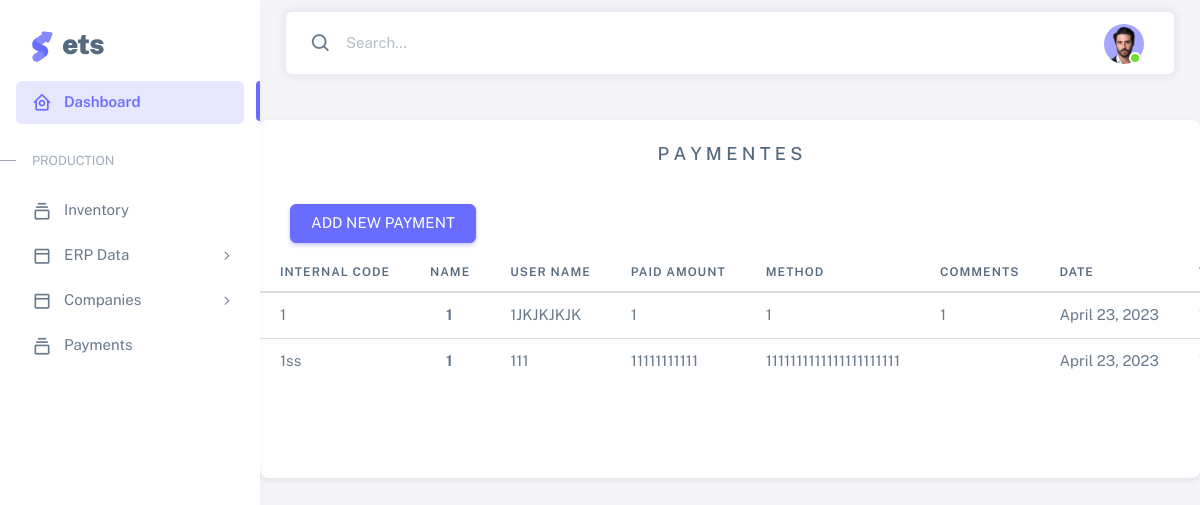
The page /payments on the database its author committed.
### base/models.py (models this page shows)
class payments(models.Model):
    payment_id          =models.TextField()
    payment_name      	=models.TextField()
    payment_username    =models.TextField()
    payment_paid        =models.TextField()
    payment_method      =models.TextField()
    payment_comments    =models.TextField()
    payment_date        =models.DateField()
    payment_tot_require =models.DecimalField(decimal_places=2,max_digits=25)
    payment_tot_remind  =models.DecimalField(decimal_places=2,max_digits=25)
    FK_com_id           =models.ForeignKey(companies, on_delete=set)

### base/views.py (the view, shortened to what this page needs)
# urls.py: path('payments',views.payment_page, name='payments'),
def payment_page(request):
    data = companies.objects.all()
    data2 = com_category.objects.all()
    pay_data= payments.objects.all()
    context = {'companies':data,'categories':data2,'payments':pay_data}
    return render(request, 'payments.html', context)

### templates/payments.html (shortened to what this page needs)
{% extends 'index.html' %}
{% block content %}
   <br><br>
        <div class="card"; margin: 0%;>
            <h5 class="card-header" style="text-align: center;"> P     A    Y    M    E    N    T    E   S </h5>
        <div class="col-lg-4 col-md-6" style="padding-left: 30px; padding-bottom: 10px;">
            <div class="mt-3" >
            <button
                type="button"
                class="btn btn-primary"
                data-bs-toggle="modal"
                data-bs-target="#basicModal"
                >
            ADD NEW PAYMENT
            </button>
            </div>
        </div>
            <div class="table-responsive text-nowrap" style="padding-bottom: 10%; "">
            <table class="table table-hover" style="padding-bottom: 30px">
                <thead>
                <tr>
                    <th>Internal Code</th>
                    <th>Name</th>
                    <th>User Name</th>
                    <th>Paid Amount</th>
                    <th>Method</th>
                    <th>comments</th>
                    <th>Date</th>
                    <th>Total Require</th>
                </tr>
                </thead>
                <tbody class="table-border-bottom-0">
                {% for pay in payments %}
                <tr>
                    <td>{{pay.payment_id}}</td>
                    <td> <strong>{{pay.payment_name}}</strong></td>
                    <td>{{pay.payment_username}}</td>
                    <td>{{pay.payment_paid}}</td>
                    <td>{{pay.payment_method}}</td>
                    <td>{{pay.payment_comments}}</td>
                    <td>{{pay.payment_date}}</td>
                    <td>{{pay.payment_tot_require}}</td>
                </tr>
                {% endfor %}
                </tbody>
            </table>
            </div>
        </div>
{% endblock %}

### rows shown on the page
payments: payment_id "1", payment_name "1", payment_username "1JKJKJKJK", payment_paid "1", payment_method "1", payment_comments "1", payment_date "April 23, 2023"
payments: payment_id "1ss", payment_name "1", payment_username "111", payment_paid "11111111111", payment_method "1111111111111111111111", payment_date "April 23, 2023"
